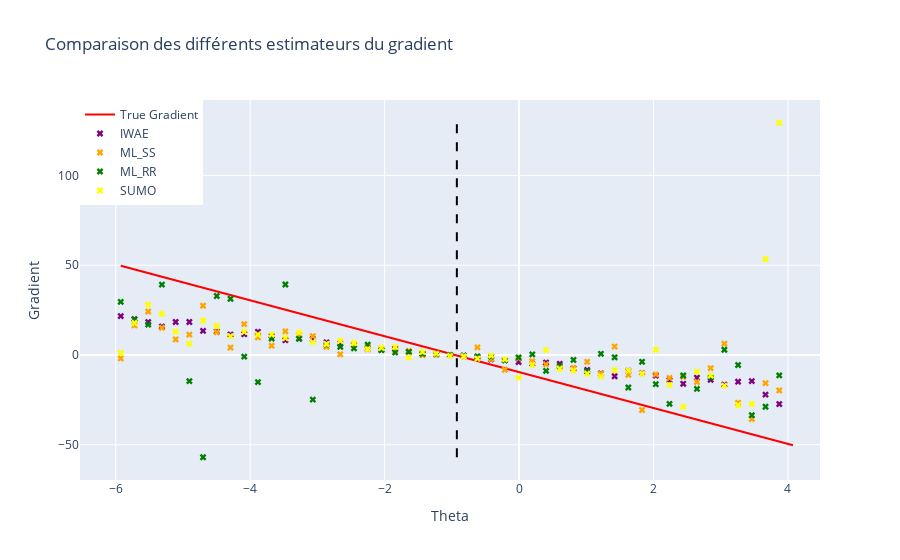

Notebook code cell kept with this figure:
### Markdown cell above
On fait de même pour le gradient :

### Code cell
Code.plot_gradient(r, x, noised_A, noised_b, theta_true, n_simulations, 'all')
